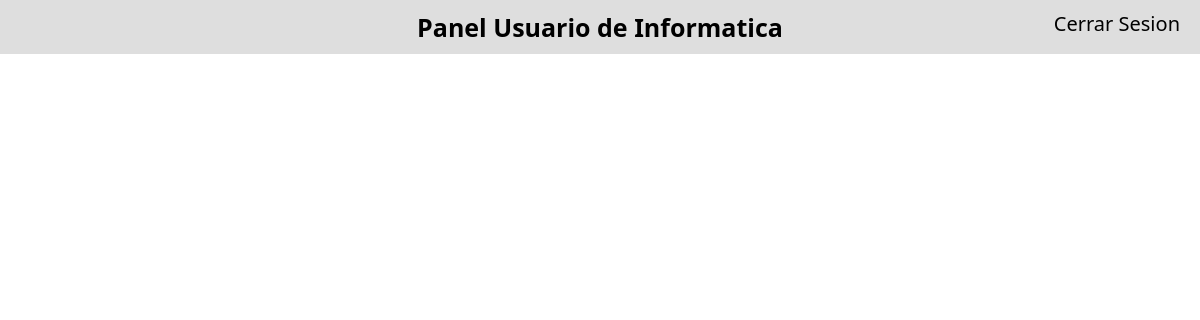
The app's page /PanelUser/PanelUser.php (signed in), older data.
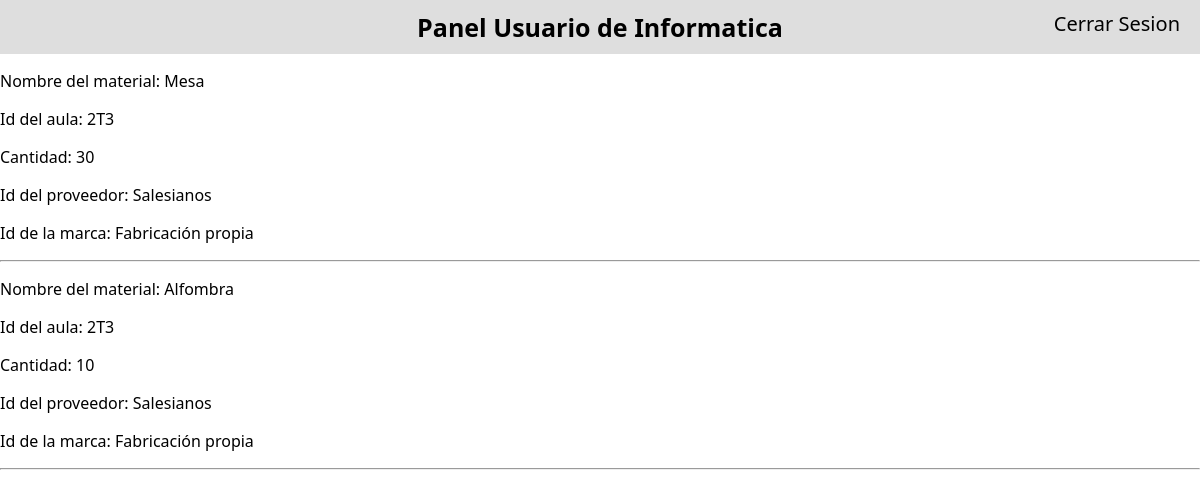
The same page, newer data.
### tables this page shows
CREATE TABLE `departec` (
  `idDepartamento` int(11) NOT NULL,
  `NombreDepar` varchar(50) NOT NULL
);

CREATE TABLE `materiales` (
  `idMateriales` int(11) NOT NULL,
  `NombreMat` varchar(30) NOT NULL,
  `idAula` varchar(5) NOT NULL,
  `Cantidad` int(11) NOT NULL,
  `idProveedor` int(11) NOT NULL,
  `idMarca` int(11) NOT NULL
);

CREATE TABLE `prov` (
  `idProveedor` int(11) NOT NULL,
  `Nombre` varchar(60) NOT NULL,
  `Direccion` varchar(80) NOT NULL,
  `Municipio` varchar(30) NOT NULL,
  `Provincia` varchar(30) NOT NULL,
  `Telefono` int(9) NOT NULL,
  `idTipo` int(11) NOT NULL
);

CREATE TABLE `marca` (
  `idMarca` int(11) NOT NULL,
  `NombreMarca` varchar(30) NOT NULL
);

### PanelUser/InformacionU.php (the view)
<?php
 include("./conexion_bd.php");
$consulta = "SELECT m.NombreMat, m.idAula, m.Cantidad,p.Nombre, ma.NombreMarca FROM login AS l INNER JOIN departec AS d ON l.idDepartamento = d.idDepartamento INNER JOIN aula AS a ON d.idDepartamento = a.idDepartamento INNER JOIN materiales AS m ON a.idAula = m.idAula INNER JOIN prov AS p ON m.idProveedor = p.idProveedor INNER JOIN marca AS ma ON m.idMarca = ma.idMarca WHERE l.idUser = $_SESSION[id]";
$resultado = mysqli_query($conexion, $consulta);
if ($resultado){
    while($row = $resultado->fetch_object()){
        $NombreMat = $row->NombreMat;
        $idAula = $row->idAula;
        $Cantidad = $row->Cantidad;
        $idProveedor = $row->Nombre;
        $idMarca = $row->NombreMarca;
        ?>
        <div class="">
            <p>Nombre del material: <?php echo htmlspecialchars($NombreMat); ?></p>
            <p>Id del aula: <?php echo htmlspecialchars($idAula); ?></p>
            <p>Cantidad: <?php echo htmlspecialchars($Cantidad); ?></p>
            <p>Id del proveedor: <?php echo htmlspecialchars($idProveedor); ?></p>
            <p>Id de la marca: <?php echo htmlspecialchars($idMarca); ?></p>
        </div>
        <hr>
        <?php
    }
}
?>

### PanelUser/PanelUser.php (shortened to what this page needs)
<!DOCTYPE html>
<html lang="en">
<head>
    <link rel="stylesheet" href="styleU.css">
</head>
<body>
    <header>
        <div class="texto1">
            <strong>Panel Usuario de
                <?php include("./DepU.php") ?>
            </strong>
        </div>
        <div class="cs">
            <a href="./cs2.php">Cerrar Sesion</a>
        </div>
    </header>
    <main>
        <div class="">
            <?php include("./InformacionU.php") ?>
        </div>
    </main>
</body>
</html>

### PanelUser/DepU.php
<?php
include("./conexion_bd.php");
$inc = true;
if ($inc){
    $consulta = "SELECT d.NombreDepar FROM login AS l
    LEFT JOIN departec AS d ON l.idDepartamento = d.idDepartamento
    WHERE l.idUser = $_SESSION[id]";
    $resultado = mysqli_query($conexion, $consulta);
    if ($resultado){
        while($row = $resultado->fetch_object()){
            $nombreDepar = $row->NombreDepar;
            ?>
            <?php echo htmlspecialchars($nombreDepar); ?>
        <?php
        }
    }
}
?>

### PanelUser/styleU.css (style rules this page uses)
body { height: 100vh; margin: 0; padding: 0; font-family: system-ui, -apple-system, BlinkMacSystemFont, 'Segoe UI', Roboto, Oxygen, Ubuntu, Cantarell, 'Open Sans', 'Helvetica Neue', sans-serif; background-color: rgb(255, 255, 255); }
header { display: flex; position: relative; padding: 10px; justify-content: center; background-color: rgba(221, 221, 221, 0.959); }
.texto1 { display: flex; justify-content: center; text-align: center; align-items: center; font-size: 25px; }
.cs { position: absolute; font-size: 20px; width: 100%; display: flex; justify-content: flex-end; margin-right: 40px; }
.cs a { color: #000000; text-decoration: none; }

Row changes from the older to the newer data that the page shows:
added materiales: NombreMat "Mesa", idAula "2T3", Cantidad "30", idProveedor.Nombre "Salesianos", idMarca.NombreMarca "Fabricación propia"
added materiales: NombreMat "Alfombra", idAula "2T3", Cantidad "10", idProveedor.Nombre "Salesianos", idMarca.NombreMarca "Fabricación propia"
